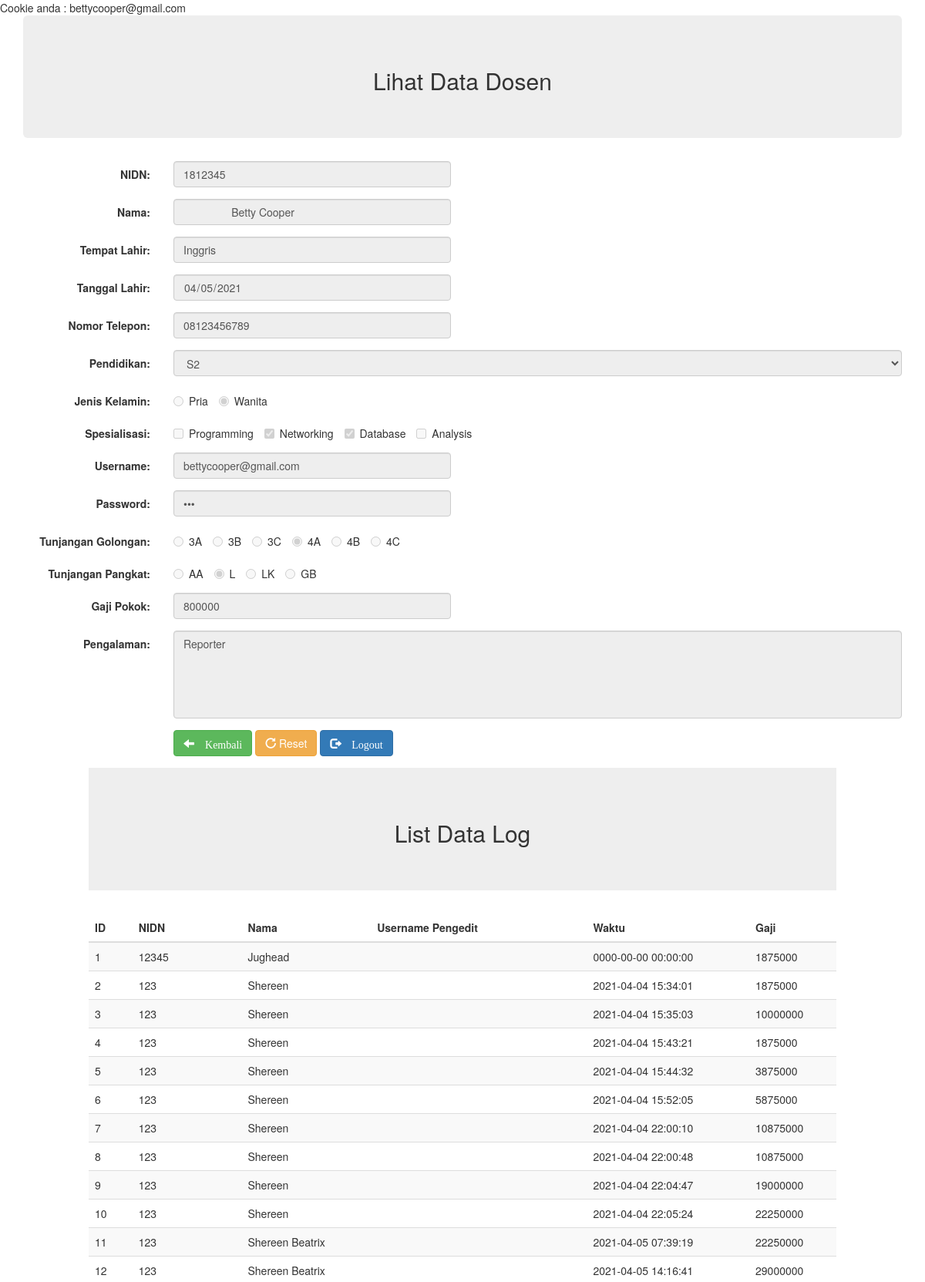
The app's page /lihat.php?nidn=1812345 (signed in, upper part) with its own data.
### tables this page shows
CREATE TABLE `tabel_anggota` (
  `nidn` varchar(50) NOT NULL,
  `nama` text NOT NULL,
  `tempat` text NOT NULL,
  `lahir` date NOT NULL,
  `telepon` text NOT NULL,
  `pendidikan` enum('S1','S2','S3') NOT NULL,
  `jenis_kelamin` enum('Pria','Wanita') NOT NULL,
  `keahlian` text NOT NULL,
  `username` text NOT NULL,
  `password` text NOT NULL,
  `tunjangan_golongan` text NOT NULL,
  `tunjangan_pangkat` text NOT NULL,
  `pengalaman` text NOT NULL,
  `gaji_pokok` text NOT NULL,
  `total` text NOT NULL
);

CREATE TABLE `log` (
  `id` int(100) NOT NULL,
  `nidn` varchar(50) NOT NULL,
  `nama` text NOT NULL,
  `username` text NOT NULL,
  `waktu` datetime NOT NULL,
  `gaji` text NOT NULL
);

### lihat.php (the view, shortened to what this page needs)
<!DOCTYPE html>
<html lang="en">
<head>
 <link rel="stylesheet" href="css/bootstrap.min.css">
 <link rel="stylesheet" href="https://maxcdn.bootstrapcdn.com/bootstrap/3.4.1/css/bootstrap.min.css">
</head>
<body>
<?php
 include "koneksi.php";
 $nidn = $_GET['nidn'];
 $queryinfo = mysqli_query($connect, "SELECT * FROM tabel_anggota WHERE nidn='$nidn'");
 $info = mysqli_fetch_array($queryinfo);
 	$uname = $_COOKIE['username'];
		?>
Cookie anda : <?=$uname?>
<BR>
<div class="container">
    <div class="jumbotron text-center">
    <h2>Lihat Data Dosen</h2>
    </div>
    <form class="form-horizontal" method="post" action="input.php">
        <div class="form-group">
            <label class="control-label col-sm-2" for="nidn">NIDN:</label>
            <div class="col-sm-4">
            <input type="text" class="form-control" id="nidn" placeholder="Masukkan NIDN" name="nidn" value="<?=$info['nidn']?>" readonly>
            </div>
        </div>
        <div class="form-group">
            <label class="control-label col-sm-2" for="nama">Nama:</label>
            <div class="col-sm-4">
            <input type="text" class="form-control" id="nama" placeholder="Masukkan Nama" name="nama" value=" <?=$info['nama']?>"readonly>
            </div>
        </div>
        <div class="form-group">
            <label class="control-label col-sm-2"  for="tempat">Tempat Lahir:</label>
            <div class="col-sm-4">
            <input type="text" class="form-control" id="tempat" placeholder="Masukkan Tempat Lahir" name="tempat" value="<?=$info['tempat']?>"readonly>
            </div>
        </div>
        <div class="form-group">
            <label class="control-label col-sm-2" for="lahir">Tanggal Lahir:</label>
            <div class="col-sm-4">
            <input type="date" class="form-control" id="lahir" placeholder="Masukkan Tanggal Lahir" name="lahir" value="<?=$info['lahir']?>"readonly>
            </div>
        </div>
        <div class="form-group">
            <label class="control-label col-sm-2" for="telepon">Nomor Telepon:</label>
            <div class="col-sm-4">
            <input type="tel" class="form-control" id="telepon" placeholder="Masukkan Nomor Telepon" name="telepon" value="<?=$info['telepon']?>"readonly>
            </div>
        </div>
        <div class="form-group">
            <label class="control-label col-sm-2" for="pendidikan">Pendidikan:</label>
            <div class="col-sm-10">  <select class="form-control" id="pendidikan" name="pendidikan" readonly>
                <option value='S2' <?php if
                    ($info['pendidikan'] == "S2") echo "selected"; ?>>S2</option>
                </select>
            </div>
        </div>
        <div class="form-group">
            <label class="control-label col-sm-2" for="jk">Jenis Kelamin:</label>
            <div class="col-sm-10">
            <label class="radio-inline" ><input type="radio" id="jk"  disabled name="jk" value="Pria" <?php if
                ($info['jenis_kelamin'] == "Pria") echo "checked"; ?>> Pria</label>
            <label class="radio-inline"><input type="radio" id="jk" disabled name="jk" value="Wanita" <?php if
                ($info['jenis_kelamin'] == "Wanita") echo "checked"; ?>> Wanita</label>
            </div>
        </div>
        <div class="form-group">
            <label class="control-label col-sm-2" for="ahli">Spesialisasi:</label>
            <div class="col-sm-10">
                <label class="checkbox-inline" ><input type='checkbox' disabled name='ahli[]' value='Programming' id="ahli"
                    <?php if (preg_match("/Programming/", $info['keahlian'])) echo "checked"; ?>> Programming</label>
                <label class="checkbox-inline" ><input type='checkbox' disabled name='ahli[]' value='Networking' id="ahli"
                    <?php if (preg_match("/Networking/", $info['keahlian'])) echo "checked"; ?>> Networking</label>
                <label class="checkbox-inline" ><input type='checkbox' disabled name='ahli[]' value='Database' id="ahli"
                    <?php if (preg_match("/Database/", $info['keahlian'])) echo "checked"; ?>> Database</label>
                <label class="checkbox-inline" ><input type='checkbox' disabled name='ahli[]' value='Analysis' id="ahli"
                <?php if (preg_match("/System/", $info['keahlian'])) echo "checked"; ?>> Analysis</label>
            </div>
        </div>
        <div class="form-group">
            <label class="control-label col-sm-2" for="username">Username:</label>
            <div class="col-sm-4">
            <input type="email" class="form-control" name="username" placeholder="Input Username" name="username" readonly value="<?=$info['username']?>">
            </div>
        </div>
        <div class="form-group">
            <label class="control-label col-sm-2" for="password">Password:</label>
            <div class="col-sm-4">
            <input type="password" class="form-control" name="password" placeholder="Input Password" name="password" readonly value="<?=$info['password']?>">
            </div>
        </div>
        <div class="form-group">
            <label class="control-label col-sm-2" for="tg">Tunjangan Golongan:</label>
            <div class="col-sm-10">
            <label class="radio-inline" ><input type="radio" id="tg" disabled name="tg" value="3A" <?php if
                ($info['tunjangan_golongan'] == "3A") echo "checked"; ?>> 3A</label>
            <label class="radio-inline"><input type="radio" id="tg" disabled name="tg" value="3B" <?php if
                ($info['tunjangan_golongan'] == "3B") echo "checked"; ?>> 3B</label>
            <label class="radio-inline"><input type="radio" id="tg" disabled name="tg" value="3C" <?php if
                ($info['tunjangan_golongan'] == "3C") echo "checked"; ?>> 3C</label>
            <label class="radio-inline" ><input type="radio" id="tg" disabled name="tg" value="4A" <?php if
                ($info['tunjangan_golongan'] == "4A") echo "checked"; ?>> 4A</label>
            <label class="radio-inline"><input type="radio" id="tg" disabled name="tg" value="4B" <?php if
                ($info['tunjangan_golongan'] == "4B") echo "checked"; ?>> 4B</label>
            <label class="radio-inline"><input type="radio" id="tg" disabled name="tg" value="4C" <?php if
                ($info['tunjangan_golongan'] == "4C") echo "checked"; ?>> 4C</label>
            </div>
        </div>
        <div class="form-group">
            <label class="control-label col-sm-2" for="tp">Tunjangan Pangkat:</label>
            <div class="col-sm-10">
            <label class="radio-inline" ><input type="radio" id="tp" disabled name="tp" value="AA" <?php if
                ($info['tunjangan_pangkat'] == "AA") echo "checked"; ?>> AA</label>
            <label class="radio-inline" ><input type="radio" id="tp" disabled name="tp" value="L" <?php if
                ($info['tunjangan_pangkat'] == "L") echo "checked"; ?>> L</label>
            <label class="radio-inline" ><input type="radio" id="tp" disabled name="tp" value="LK" <?php if
                ($info['tunjangan_pangkat'] == "LK") echo "checked"; ?>> LK</label>
            <label class="radio-inline" ><input type="radio" id="tp" disabled name="tp" value="GB" <?php if
                ($info['tunjangan_pangkat'] == "GB") echo "checked"; ?>> GB</label>
            </div>
        </div>
        <div class="form-group">
            <label class="control-label col-sm-2" for="gp">Gaji Pokok:</label>
            <div class="col-sm-4">
            <input type="text" class="form-control" id="gp" name="gp" value="<?=$info['gaji_pokok']?>"readonly >
            </div>
        </div>
        <div class="form-group">
            <label class="control-label col-sm-2" for="pengalaman">Pengalaman:</label>
            <div class="col-sm-10">
            <textarea class="form-control" rows="5" style="resize: none" id="pengalaman" readonly name="pengalaman"><?=$info['pengalaman']?></textarea>
            </div>
        </div>
        <div class="form-group">
            <div class="col-sm-offset-2 col-sm-10">
            <a href="input.php" class="btn btn-success"><span class="glyphicon glyphicon-arrow-left"> Kembali</a>
            <button type="reset" class="btn btn-warning"><span class="glyphicon glyphicon-repeat"></span> Reset</button>
            <a href="logout.php" class="btn btn-primary"><span class="glyphicon glyphicon-log-out"> Logout</a>
            </div>
        </div>
    </div>
    <div class="table-responsive col-sm-10 col-sm-offset-1">
    <div class="jumbotron text-center">
    <h2>List Data Log</h2>
    </div>
        <table class="table table-striped ">
        <thead>
            <tr>
                <th>ID</th>
                <th>NIDN</th>
                <th>Nama</th>
                <th>Username Pengedit</th>
                <th>Waktu</th>
                <th>Gaji</th>
            </tr>
        </thead>
        <tbody>
        <?php
        $queryanggota = mysqli_query($connect, "SELECT * FROM log ORDER BY id");
        $jumanggota = mysqli_num_rows($queryanggota);
        if ($jumanggota == 0)
        {
        ?>
        <tr>
        <td colspan="12" class="danger">Data Anggota Masih Kosong</td>
        </tr>
    <?php
        }
        else
        {
            while ($anggota = mysqli_fetch_array($queryanggota))
            {
    ?>
        <tr>
            <td><?=$anggota['id']?></td>
            <td><?=$anggota['nidn']?></td>
            <td><?=$anggota['nama']?></td>
            <td><?=$anggota['username']?></td>
            <td><?=$anggota['waktu']?></td>
            <td><?=$anggota['gaji']?></td>
        </tr>
    <?php
            }
        }
    ?>
    </div>
</body>
</html>

### records on screen
tabel_anggota: nidn "1812345", nama "Betty Cooper", tempat "Inggris", lahir "04/05/2021", telepon "08123456789", pendidikan "S2", jenis_kelamin "☐ Jenis Kelamin:", jenis_kelamin "☑ Wanita", keahlian "☑", username "bettycooper@gmail.com", tunjangan_golongan "☐ Tunjangan Golongan:", tunjangan_golongan "☐ 3B", tunjangan_golongan "☐ 3C", tunjangan_golongan "☑ 4A", tunjangan_golongan "☐ 4B", tunjangan_golongan "☐ 4C", tunjangan_pangkat "☐ Tunjangan Pangkat:", tunjangan_pangkat "☑ L", tunjangan_pangkat "☐ LK", tunjangan_pangkat "☐ GB", gp "800000", pengalaman "Reporter"
log: id "1", nidn "12345", nama "Jughead", waktu "0000-00-00 00:00:00", gaji "1875000"
log: id "2", nidn "123", nama "Shereen", waktu "2021-04-04 15:34:01", gaji "1875000"
log: id "3", nidn "123", nama "Shereen", waktu "2021-04-04 15:35:03", gaji "10000000"
log: id "4", nidn "123", nama "Shereen", waktu "2021-04-04 15:43:21", gaji "1875000"
log: id "5", nidn "123", nama "Shereen", waktu "2021-04-04 15:44:32", gaji "3875000"
log: id "6", nidn "123", nama "Shereen", waktu "2021-04-04 15:52:05", gaji "5875000"
log: id "7", nidn "123", nama "Shereen", waktu "2021-04-04 22:00:10", gaji "10875000"
log: id "8", nidn "123", nama "Shereen", waktu "2021-04-04 22:00:48", gaji "10875000"
log: id "9", nidn "123", nama "Shereen", waktu "2021-04-04 22:04:47", gaji "19000000"
log: id "10", nidn "123", nama "Shereen", waktu "2021-04-04 22:05:24", gaji "22250000"
log: id "11", nidn "123", nama "Shereen Beatrix", waktu "2021-04-05 07:39:19", gaji "22250000"
log: id "12", nidn "123", nama "Shereen Beatrix", waktu "2021-04-05 14:16:41", gaji "29000000"

### other values on screen
$uname "bettycooper@gmail.com"
